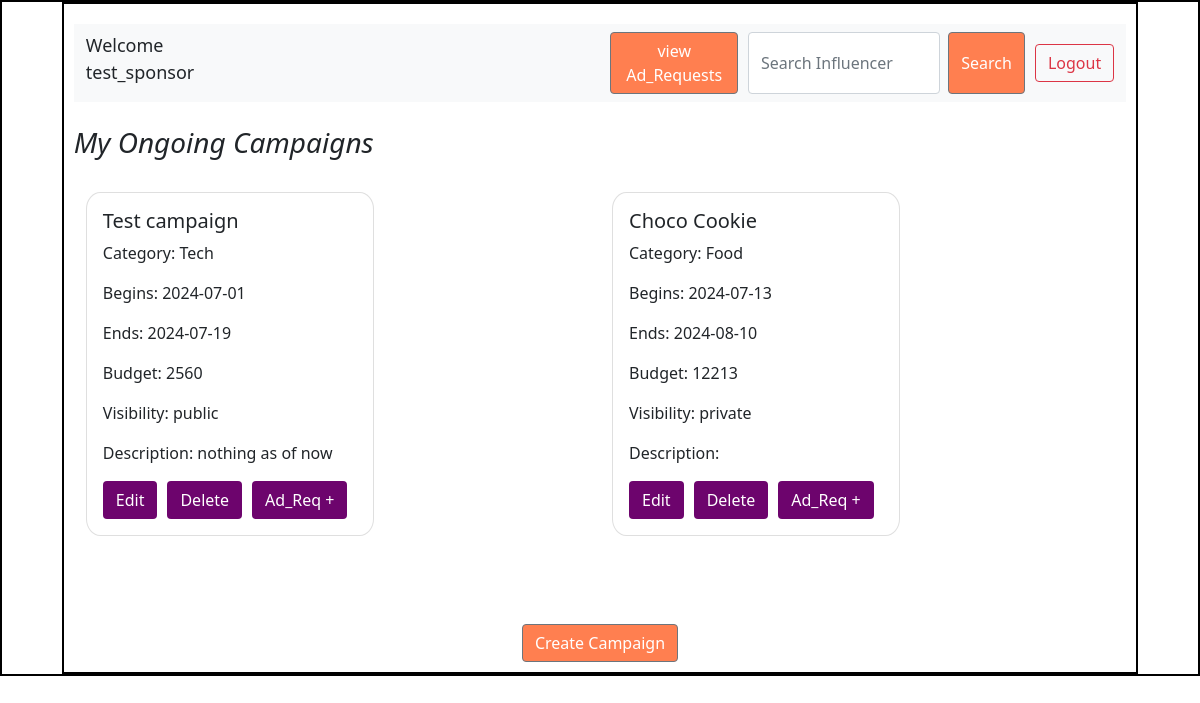
The page /sponsor/1 on the database as committed earlier.
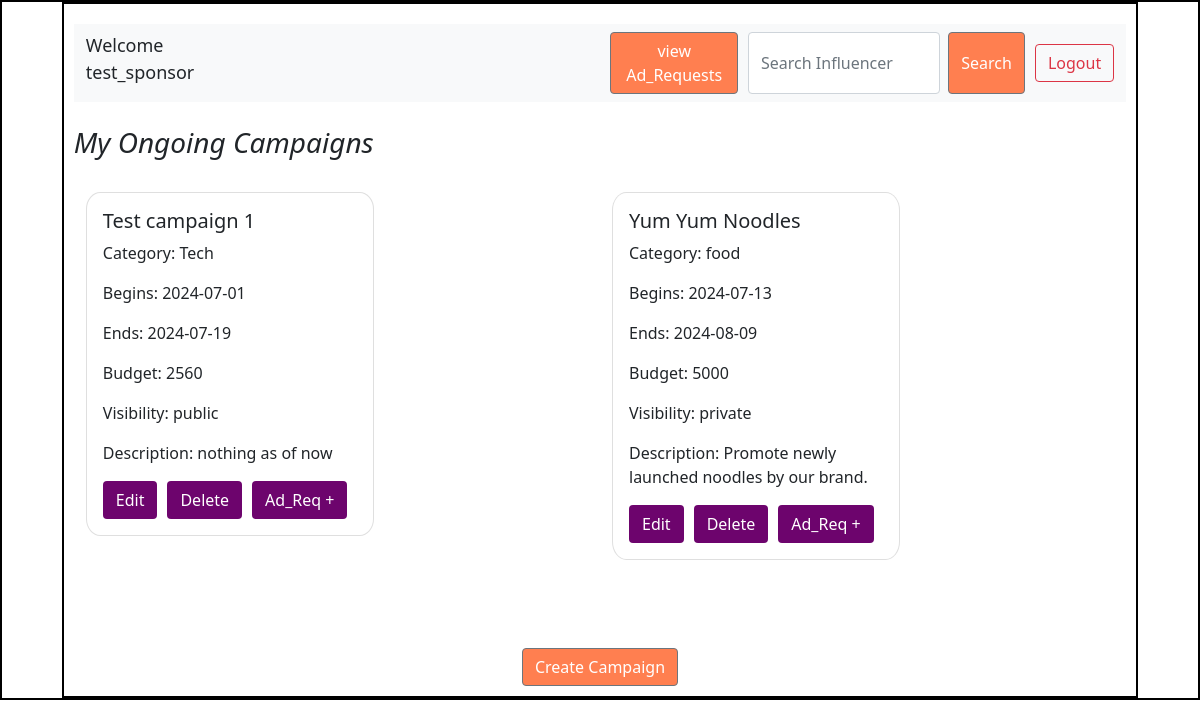
The same page on the database as committed later.
### application/models.py (models this page shows)
class Campaign(db.Model):
    __tablename__ = 'campaign'
    camp_id = db.Column(db.Integer, primary_key = True)
    camp_name = db.Column(db.String, nullable = False)
    sponsor_id = db.Column(db.Integer, db.ForeignKey('sponsor.id'))
    category = db.Column(db.String, nullable = False)
    s_date = db.Column(db.String, nullable = False)
    e_date = db.Column(db.String, nullable = False)
    budget = db.Column(db.Integer, nullable = False)
    visibility = db.Column(db.String, default = "public")
    description = db.Column(db.String)
    is_completed = db.Column(db.Boolean,  default =  False)
    sponsor = db.relationship('Sponsor', backref='campaign') #pseudo col

### application/controllers.py (the view)
@app.route('/sponsor/<int:sponsor_id>', methods=['GET', 'POST'])
def sponsor_dash(sponsor_id):
    sponsor = Sponsor.query.get(sponsor_id)
    if sponsor:
        campaigns = sponsor.campaign
    else:
        campaigns = []
    return render_template("sponsor_dash.html", s_name = sponsor, campaigns = campaigns )

### templates/sponsor_dash.html (shortened to what the changed rows need)
<!DOCTYPE html>
<html lang="en">
<head>
    <link rel="stylesheet" href="../static/dashboard.css">
    <link href="https://cdn.jsdelivr.net/npm/bootstrap@5.0.2/dist/css/bootstrap.min.css" rel="stylesheet"
>
</head>
<body>
    <div id="main">
        <div id="canvas" >
            <div id="dashboard-body">
                <br>
                <br>
                <div class="container">
                    <div class="row">
                        {% if campaigns %}
                        {% for campaign in campaigns %}
                        <div class="col" style="margin-bottom: 40px;">
                            <div class="card" style="width: 18rem; border-radius: 5%;">
                                <div class="card-body">
                                    <h5 class="card-title">{{campaign.camp_name }}</h5>
                                    <p class="card-text">Category: {{ campaign.category }}</p>
                                    <p class="card-text">Begins: {{campaign.s_date}}</p>
                                    <p class="card-text">Ends: {{campaign.e_date}}</p>
                                    <p class="card-text">Budget: {{campaign.budget}}</p>
                                    <p class="card-text">Visibility: {{campaign.visibility}}</p>
                                    <p class="card-text">Description: {{campaign.description}}</p>
                                    <div id="button-container">
                                        <button type="button" class="btn btn" style="background-color: rgb(109, 4, 109); margin-right: 10px; color:white"
                                            onclick="location.href='/sponsor/edit/{{ s_name.id }}/campaign/{{ campaign.camp_id }}'">Edit</button>
                                        <form action="/sponsor/{{ s_name.id }}/campaign/{{campaign.camp_id}}" method="POST"
                                            onsubmit="return confirm('Are you sure you want to delete this campaign?');">
                                            <button type="submit" class="btn btn" style="background-color: rgb(109, 4, 109); margin-right: 10px; color: white;">Delete</button>
                                        </form>
                                        <button type="button" class="btn btn" style="background-color: rgb(109, 4, 109); color: white;"onclick="location.href='/sponsorad/{{ s_name.id }}/campaign/{{campaign.camp_id}}'">Ad_Req + </button>
                                    </div>
                                </div>
                            </div>
                        </div>
                        {% endfor %}
                        {% else %}
                        <p>No campaigns available.</p>
                        {% endif %}
                    </div>
                </div><br><br>
            </div>
        </div>
    </div>
</body>
</html>

Rows that differ between the two databases and show on the page:
changed Campaign "Tech": camp_name "Test campaign" → "Test campaign 1"
changed Campaign "private": camp_name "Choco Cookie" → "Yum Yum Noodles"; category "Food" → "food"; e_date "2024-08-10" → "2024-08-09"; budget "12213" → "5000"; description (not shown) → "Promote newly launched noodles by our brand."
